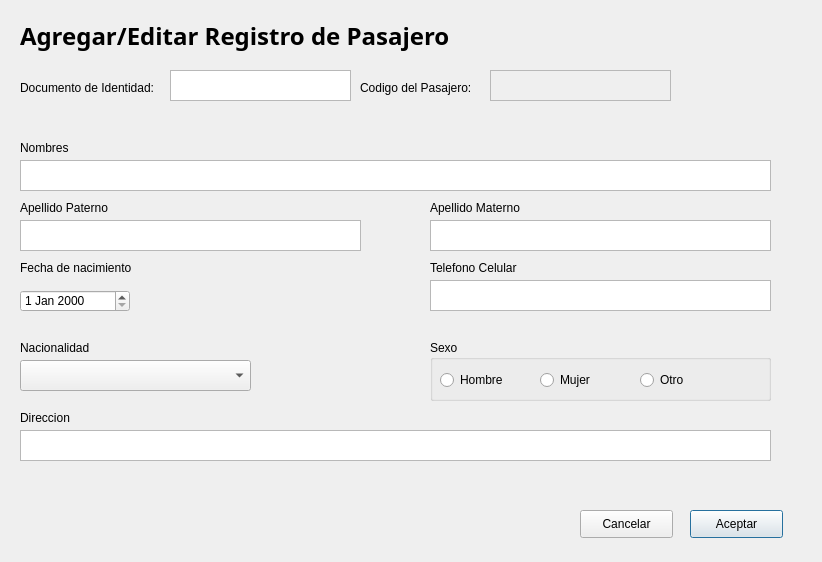
<?xml version="1.0" encoding="UTF-8"?>
<ui version="4.0">
 <class>RegPasajero</class>
 <widget class="QDialog" name="RegPasajero">
  <property name="geometry">
   <rect>
    <x>0</x>
    <y>0</y>
    <width>822</width>
    <height>562</height>
   </rect>
  </property>
  <property name="windowTitle">
   <string>Dialog</string>
  </property>
  <widget class="QLabel" name="label_5">
   <property name="geometry">
    <rect>
     <x>20</x>
     <y>20</y>
     <width>601</width>
     <height>31</height>
    </rect>
   </property>
   <property name="font">
    <font>
     <family>Source Sans Pro</family>
     <pointsize>18</pointsize>
     <weight>75</weight>
     <bold>true</bold>
    </font>
   </property>
   <property name="text">
    <string>Agregar/Editar Registro de Pasajero</string>
   </property>
  </widget>
  <widget class="QLabel" name="label">
   <property name="geometry">
    <rect>
     <x>20</x>
     <y>80</y>
     <width>161</width>
     <height>16</height>
    </rect>
   </property>
   <property name="text">
    <string>Documento de Identidad:</string>
   </property>
  </widget>
  <widget class="QLabel" name="label_2">
   <property name="geometry">
    <rect>
     <x>360</x>
     <y>80</y>
     <width>161</width>
     <height>16</height>
    </rect>
   </property>
   <property name="text">
    <string>Codigo del Pasajero:</string>
   </property>
  </widget>
  <widget class="QPlainTextEdit" name="plainTextEdit">
   <property name="geometry">
    <rect>
     <x>170</x>
     <y>70</y>
     <width>181</width>
     <height>31</height>
    </rect>
   </property>
  </widget>
  <widget class="QPlainTextEdit" name="plainTextEdit_2">
   <property name="enabled">
    <bool>false</bool>
   </property>
   <property name="geometry">
    <rect>
     <x>490</x>
     <y>70</y>
     <width>181</width>
     <height>31</height>
    </rect>
   </property>
  </widget>
  <widget class="QLabel" name="label_3">
   <property name="geometry">
    <rect>
     <x>20</x>
     <y>140</y>
     <width>101</width>
     <height>16</height>
    </rect>
   </property>
   <property name="text">
    <string>Nombres</string>
   </property>
  </widget>
  <widget class="QLabel" name="label_4">
   <property name="geometry">
    <rect>
     <x>20</x>
     <y>200</y>
     <width>101</width>
     <height>16</height>
    </rect>
   </property>
   <property name="text">
    <string>Apellido Paterno</string>
   </property>
  </widget>
  <widget class="QTextEdit" name="textEdit">
   <property name="geometry">
    <rect>
     <x>20</x>
     <y>160</y>
     <width>751</width>
     <height>31</height>
    </rect>
   </property>
  </widget>
  <widget class="QLabel" name="label_6">
   <property name="geometry">
    <rect>
     <x>430</x>
     <y>200</y>
     <width>101</width>
     <height>16</height>
    </rect>
   </property>
   <property name="text">
    <string>Apellido Materno</string>
   </property>
  </widget>
  <widget class="QTextEdit" name="textEdit_2">
   <property name="geometry">
    <rect>
     <x>20</x>
     <y>220</y>
     <width>341</width>
     <height>31</height>
    </rect>
   </property>
  </widget>
  <widget class="QTextEdit" name="textEdit_3">
   <property name="geometry">
    <rect>
     <x>430</x>
     <y>220</y>
     <width>341</width>
     <height>31</height>
    </rect>
   </property>
  </widget>
  <widget class="QLabel" name="label_7">
   <property name="geometry">
    <rect>
     <x>20</x>
     <y>260</y>
     <width>181</width>
     <height>16</height>
    </rect>
   </property>
   <property name="text">
    <string>Fecha de nacimiento</string>
   </property>
  </widget>
  <widget class="QDateEdit" name="dateEdit">
   <property name="geometry">
    <rect>
     <x>20</x>
     <y>290</y>
     <width>110</width>
     <height>22</height>
    </rect>
   </property>
  </widget>
  <widget class="QLabel" name="label_8">
   <property name="geometry">
    <rect>
     <x>430</x>
     <y>260</y>
     <width>101</width>
     <height>16</height>
    </rect>
   </property>
   <property name="text">
    <string>Telefono Celular</string>
   </property>
  </widget>
  <widget class="QTextEdit" name="textEdit_4">
   <property name="geometry">
    <rect>
     <x>430</x>
     <y>280</y>
     <width>341</width>
     <height>31</height>
    </rect>
   </property>
  </widget>
  <widget class="QLabel" name="label_9">
   <property name="geometry">
    <rect>
     <x>20</x>
     <y>410</y>
     <width>101</width>
     <height>16</height>
    </rect>
   </property>
   <property name="text">
    <string>Direccion</string>
   </property>
  </widget>
  <widget class="QTextEdit" name="textEdit_5">
   <property name="geometry">
    <rect>
     <x>20</x>
     <y>430</y>
     <width>751</width>
     <height>31</height>
    </rect>
   </property>
  </widget>
  <widget class="QLabel" name="label_10">
   <property name="geometry">
    <rect>
     <x>20</x>
     <y>340</y>
     <width>171</width>
     <height>16</height>
    </rect>
   </property>
   <property name="text">
    <string>Nacionalidad</string>
   </property>
  </widget>
  <widget class="QPushButton" name="pushButton">
   <property name="geometry">
    <rect>
     <x>690</x>
     <y>510</y>
     <width>93</width>
     <height>28</height>
    </rect>
   </property>
   <property name="text">
    <string>Aceptar</string>
   </property>
  </widget>
  <widget class="QPushButton" name="pushButton_2">
   <property name="geometry">
    <rect>
     <x>580</x>
     <y>510</y>
     <width>93</width>
     <height>28</height>
    </rect>
   </property>
   <property name="text">
    <string>Cancelar</string>
   </property>
  </widget>
  <widget class="QComboBox" name="comboBox">
   <property name="geometry">
    <rect>
     <x>20</x>
     <y>360</y>
     <width>231</width>
     <height>31</height>
    </rect>
   </property>
  </widget>
  <widget class="QGroupBox" name="groupBox">
   <property name="geometry">
    <rect>
     <x>430</x>
     <y>340</y>
     <width>341</width>
     <height>61</height>
    </rect>
   </property>
   <property name="title">
    <string>Sexo</string>
   </property>
   <widget class="QRadioButton" name="radioButton">
    <property name="geometry">
     <rect>
      <x>10</x>
      <y>30</y>
      <width>81</width>
      <height>20</height>
     </rect>
    </property>
    <property name="text">
     <string>Hombre</string>
    </property>
   </widget>
   <widget class="QRadioButton" name="radioButton_2">
    <property name="geometry">
     <rect>
      <x>110</x>
      <y>30</y>
      <width>95</width>
      <height>20</height>
     </rect>
    </property>
    <property name="text">
     <string>Mujer</string>
    </property>
   </widget>
   <widget class="QRadioButton" name="radioButton_3">
    <property name="geometry">
     <rect>
      <x>210</x>
      <y>30</y>
      <width>95</width>
      <height>20</height>
     </rect>
    </property>
    <property name="text">
     <string>Otro</string>
    </property>
   </widget>
  </widget>
 </widget>
 <resources/>
 <connections/>
</ui>
